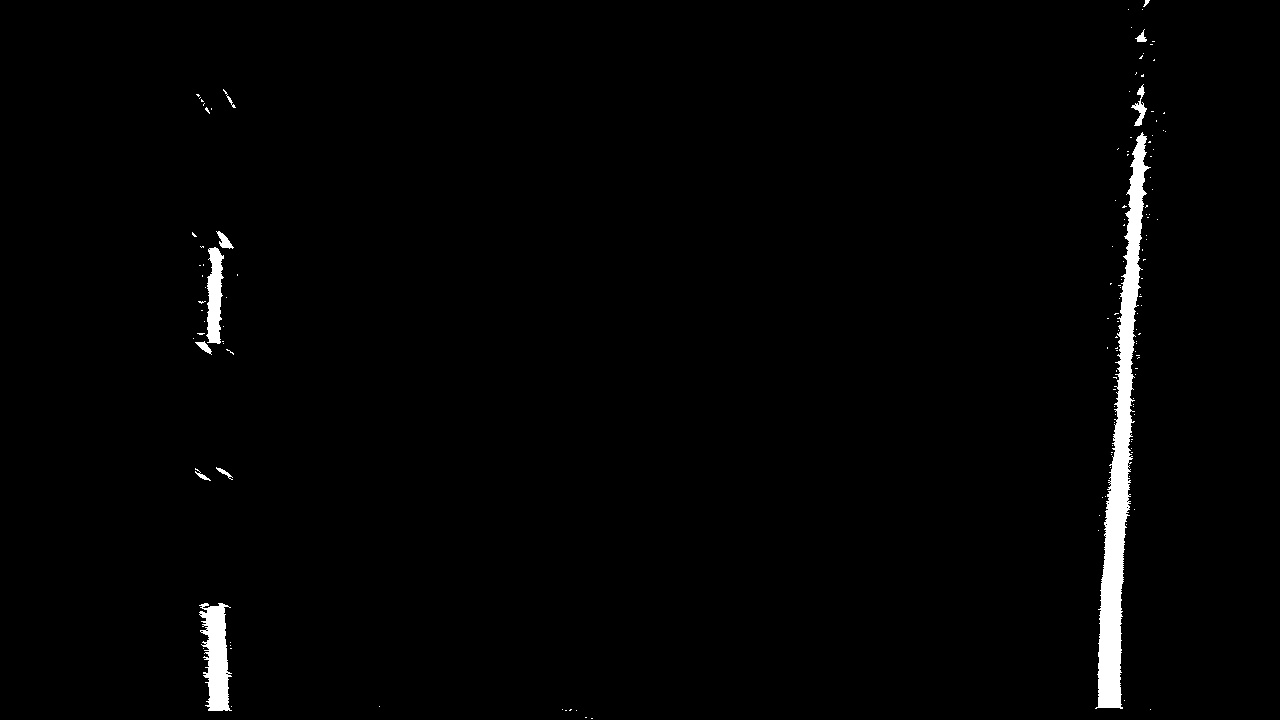
#> input picture examples/p_image_processor_1.jpg, 1280 x 720 px
$ python -i image_processor.py   (imports and definitions only)   (older library calls are emulated)
#> lines starting #> are read from the running program, lines starting #| are printed output that depends on the picture
import cv2
import numpy as np

class ImageProcessor:
    """
    This class is responsible for all the image transformations that are required
    """
    def __init__(self, debug=False):
        self._debug = debug
        self._M = None

    def _to_greyscale(self, img):
        """
        Applies color transformation to the image, in preparation for lane finding

        :param img:
        :return: color transformed image
        """
        return cv2.cvtColor(img, cv2.COLOR_RGB2GRAY)

    def _enhance(self, img):
        dst = cv2.GaussianBlur(img, (0, 0), 3)
        out = cv2.addWeighted(img, 1.5, dst, -0.5, 0)
        return out

    def _sobel_gradient_condition(self, img, orient='x', thresh_min=0, thresh_max=255):
        sobel = cv2.Sobel(img, cv2.CV_64F, orient == 'x', orient == 'y')
        abs_sobel = np.absolute(sobel)
        scaled_sobel = np.uint8(255 * abs_sobel / np.max(abs_sobel))

        return (scaled_sobel >= thresh_min) & (scaled_sobel <= thresh_max)

    def _directional_condition(self, img, sobel_kernel=3, thresh=(0, np.pi / 2)):
        # Calculate the x and y gradients
        sobel_x = cv2.Sobel(img, cv2.CV_64F, 1, 0, ksize=sobel_kernel)
        sobel_y = cv2.Sobel(img, cv2.CV_64F, 0, 1, ksize=sobel_kernel)

        # Take the absolute value of the x and y gradients
        gradient_direction = np.arctan2(np.absolute(sobel_y), np.absolute(sobel_x))
        gradient_direction = np.absolute(gradient_direction)

        return (gradient_direction >= thresh[0]) & (gradient_direction <= thresh[1])

    def _hls_condition(self, img, channel, thresh=(220, 255)):
        channels = {
            "h": 0,
            "l": 1,
            "s": 2
        }
        hls = cv2.cvtColor(img, cv2.COLOR_RGB2HLS)

        hls = hls[:, :, channels[channel]]

        return (hls > thresh[0]) & (hls <= thresh[1])

    def _color_condition(self, img, thresh=150):
        r_channel = img[:, :, 0]
        g_channel = img[:, :, 1]
        return (r_channel > thresh) & (g_channel > thresh)

    def thresholded_image(self, img):
        grey = self._to_greyscale(img)
        grey = self._enhance(grey)

        # apply gradient threshold on the horizontal gradient
        sx_condition = self._sobel_gradient_condition(grey, 'x', 20, 220)

        # apply gradient direction threshold so that only edges closer to vertical are detected.
        dir_condition = self._directional_condition(grey, thresh=(np.pi/6, np.pi*5/6))

        # combine the gradient and direction thresholds.
        gradient_condition = ((sx_condition == 1) & (dir_condition == 1))

        # and color threshold
        color_condition = self._color_condition(img, thresh=200)

        # now let's take the HSL threshold
        l_hls_condition = self._hls_condition(img, channel='l', thresh=(120, 255))
        s_hls_condition = self._hls_condition(img, channel='s', thresh=(100, 255))

        combined_condition = (l_hls_condition | color_condition) & (s_hls_condition | gradient_condition)
        result = np.zeros_like(color_condition)
        result[combined_condition] = 1

        return result

    def _calc_warp_points(self, img):
        """
        Calculates the points for the wrapping

        :return: Source and Destination pointts
        """
        height, width, color = img.shape

        src = np.float32([
            [210, height],
            [1110, height],
            [580, 460],
            [700, 460]
        ])

        dst = np.float32([
            [210, height],
            [1110, height],
            [210, 0],
            [1110, 0]
        ])
        return src, dst

    def transform_perspective(self, img):
        height, width, color = img.shape

        src, dst = self._calc_warp_points(img)

        if self._M is None:
            self._M = cv2.getPerspectiveTransform(src, dst)
            self._M_inv = cv2.getPerspectiveTransform(dst, src)

        return cv2.warpPerspective(img, self._M, (width, height), flags=cv2.INTER_LINEAR)

    def restore_perspective(self, img):
        height, width, color = img.shape

        if self._M_inv is None:
            raise Exception("[Image Processor]: You must first calculate the perspective transformation before "
                            "restoring it.")

        return cv2.warpPerspective(img, self._M_inv, (width, height), flags=cv2.INTER_LINEAR)

    def prepare_image(self, img):
        transformed = self.transform_perspective(img)
        thresholded = self.thresholded_image(transformed)

        return thresholded

>>> import cv2
>>> picture = cv2.cvtColor(cv2.imread('../examples/p_image_processor_1.jpg'), cv2.COLOR_BGR2RGB)
#> picture is the input picture: shape (720, 1280, 3); min 0, max 255, mean 4
>>> result = ImageProcessor().prepare_image(picture)
#> in transform_perspective, `src, dst = self._calc_warp_points(img)`: src = [[210, 720], [1110, 720], [580, 460], [700, 460]]; dst = [[210, 720], [1110, 720], [210, 0], [1110, 0]]
#> in transform_perspective, `self._M = cv2.getPerspectiveTransform(src, dst)`: self._M = [[-0.714, -1.52, 1091.9], [2.05e-16, -1.98, 909.9], [2.29e-19, -0.00238, 1]]
#> in transform_perspective, `self._M_inv = cv2.getPerspectiveTransform(dst, src)`: self._M_inv = [[0.133, -0.767, 552], [-1.02e-16, -0.506, 460], [-2.13e-19, -0.0012, 1]]
#> in transform_perspective, `return cv2.warpPerspective(img, self._M, (width, height), flags=cv2.IN..`:
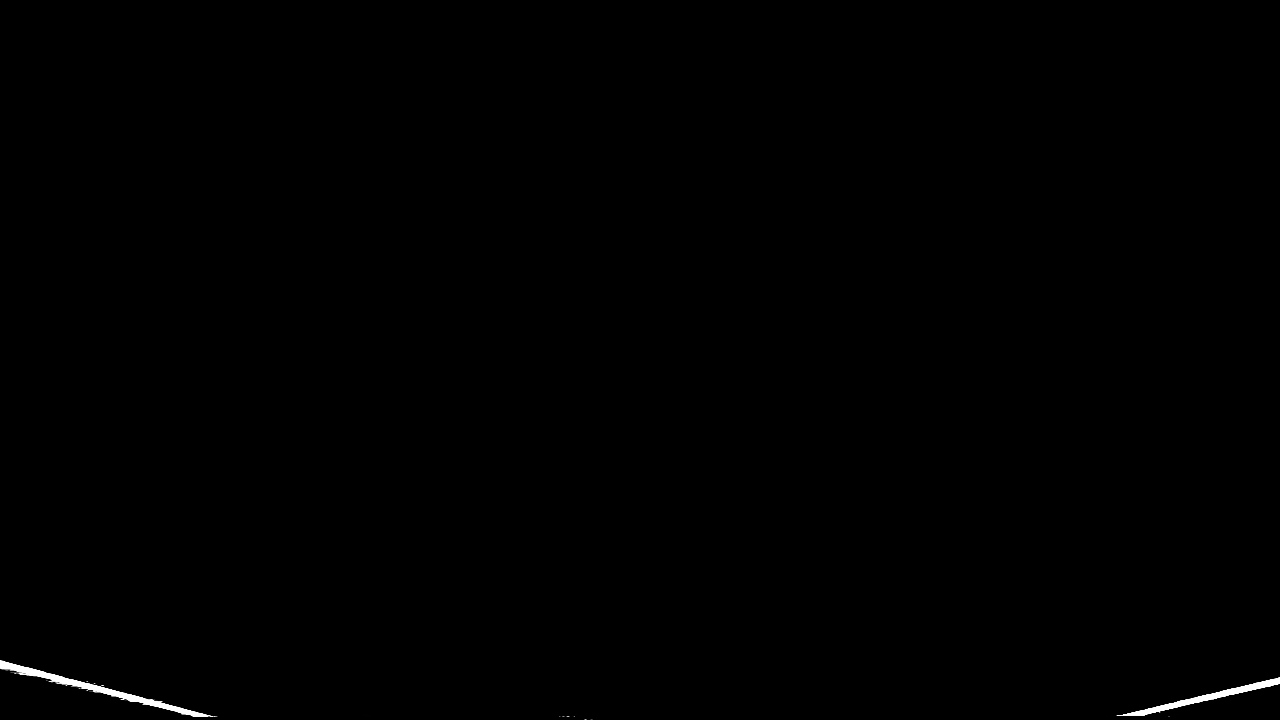
#> returned value: shape (720, 1280, 3); min 0, max 255, mean 0.7
#> (the run stopped early here; a loop or call above may not have finished)
